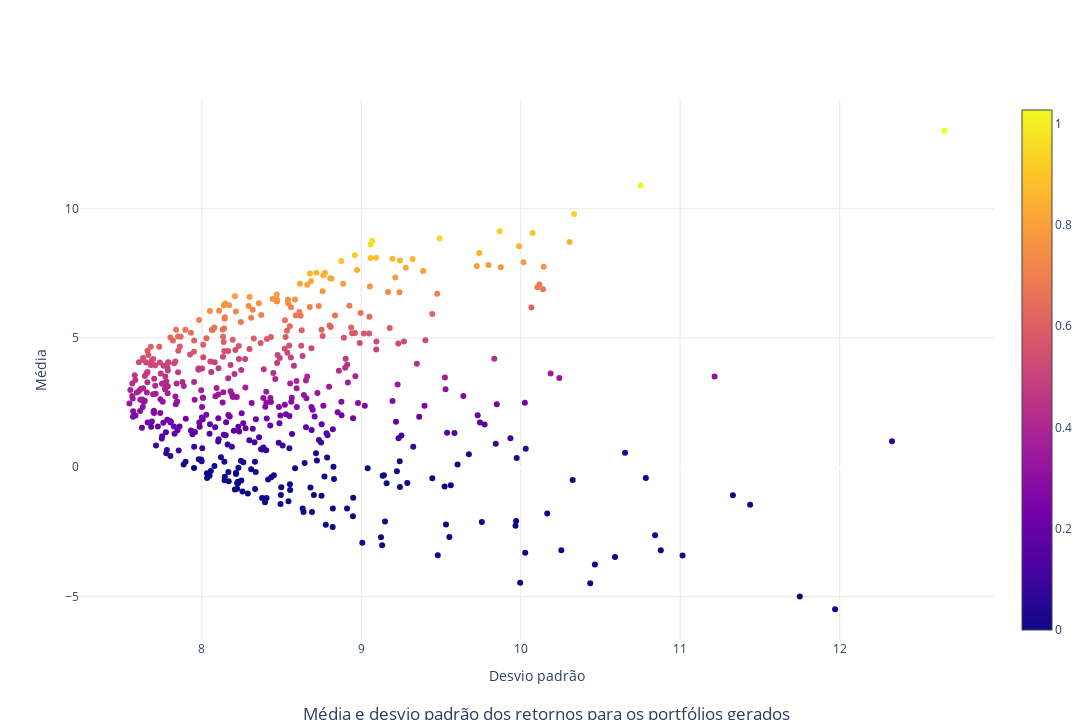

This figure's notebook cell:
### Code cell
l = len(stds.flatten())
data = [go.Scatter(
            x=stds.flatten(),
            y=means.flatten(),
            mode='markers',            
             marker=dict(
                    color=sharpe.flatten(),
                    showscale=True,
                    cmax=sharpe.flatten().max(),
                    cmin=0,                 
                    )       
        )
       ]

title_text = "Média e desvio padrão dos retornos para os portfólios gerados"
title={'text': title_text, 'xanchor': 'center', 'yanchor': 'bottom', 'y':0, 'x':0.5,}

fig = go.Figure(data=data)

fig.update_layout(title=title, 
            xaxis_rangeslider_visible=False,  width=1280, height=720,
            xaxis_showgrid=True, xaxis_gridwidth=1, xaxis_gridcolor='#E8E8E8',
            yaxis_showgrid=True, yaxis_gridwidth=1, yaxis_gridcolor='#E8E8E8',
            yaxis_title="Média",
            xaxis_title="Desvio padrão",                  
            plot_bgcolor='rgba(0,0,0,0)'              
                 )
                  

fig.show()

### Figure 1 — Plotly figure (JSON) as saved in the notebook; plotly's stock layout.template omitted (floating-point values rounded to 4 significant figures; data arrays with more than 128 entries replaced by an {"elided": "..."} marker saying what was removed)
{"data": [{"marker": {"cmax": 1.027, "cmin": 0, "color": {"elided": "500 float values"}, "showscale": true}, "mode": "markers", "type": "scatter", "x": {"elided": "500 float values"}, "y": {"elided": "500 float values"}}], "layout": {"height": 720, "plot_bgcolor": "rgba(0,0,0,0)", "title": {"text": "Média e desvio padrão dos retornos para os portfólios gerados", "x": 0.5, "xanchor": "center", "y": 0, "yanchor": "bottom"}, "width": 1280, "xaxis": {"gridcolor": "#E8E8E8", "gridwidth": 1, "rangeslider": {"visible": false}, "showgrid": true, "title": {"text": "Desvio padrão"}}, "yaxis": {"gridcolor": "#E8E8E8", "gridwidth": 1, "showgrid": true, "title": {"text": "Média"}}}}
